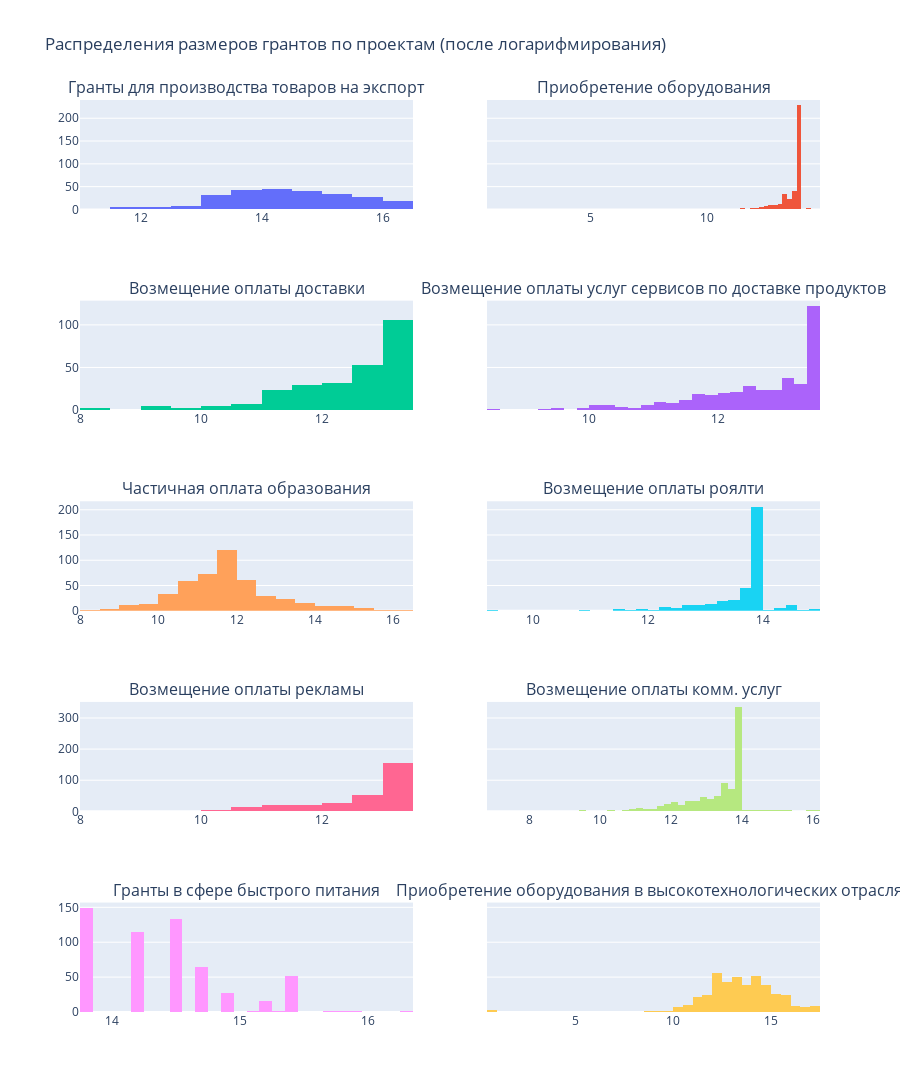

This figure's notebook cell:
### Markdown cell above
Тест Шапиро-Уилка показывает маленькие значения p-value, это говорит о том, что данные распределены не нормально.

Для большей достоверности при проверке гипотез о различиях в размерах грантов будет лучше, если данные будут иметь нормальное распределение.

Попробуем прологарифмировать данные, а затем посмотрим на получающиеся распределения.

### Code cell
projects = list(df_to_test['project_name'].unique())

fig = make_subplots(rows=5,
                    cols=2,
                    shared_yaxes=True,
                    subplot_titles=projects)

row=1
col=1

for project in projects:
    fig.append_trace(go.Histogram(x=np.log1p(df_to_test[df_to_test['project_name'] == project]['amount']), name=project), row, col)

    if col % 2 == 0:
        row+=1
        col=0

    col+=1

fig.update_layout(title='Распределения размеров грантов по проектам (после логарифмирования)',
                  height=1500,
                  coloraxis=dict(colorscale='Bluered_r'),
                  showlegend=False)
fig.show()

### Figure 1 — Plotly figure (JSON) as saved in the notebook; plotly's stock layout.template omitted (floating-point values rounded to 4 significant figures; data arrays with more than 128 entries replaced by an {"elided": "..."} marker saying what was removed)
{"data": [{"name": "Гранты для производства товаров на экспорт", "type": "histogram", "x": {"elided": "259 float values"}, "xaxis": "x", "yaxis": "y"}, {"name": "Приобретение оборудования", "type": "histogram", "x": {"elided": "395 float values"}, "xaxis": "x2", "yaxis": "y2"}, {"name": "Возмещение оплаты доставки", "type": "histogram", "x": {"elided": "265 float values"}, "xaxis": "x3", "yaxis": "y3"}, {"name": "Возмещение оплаты услуг сервисов по доставке продуктов", "type": "histogram", "x": {"elided": "406 float values"}, "xaxis": "x4", "yaxis": "y4"}, {"name": "Частичная оплата образования", "type": "histogram", "x": {"elided": "467 float values"}, "xaxis": "x5", "yaxis": "y5"}, {"name": "Возмещение оплаты роялти", "type": "histogram", "x": {"elided": "379 float values"}, "xaxis": "x6", "yaxis": "y6"}, {"name": "Возмещение оплаты рекламы", "type": "histogram", "x": {"elided": "294 float values"}, "xaxis": "x7", "yaxis": "y7"}, {"name": "Возмещение оплаты комм. услуг", "type": "histogram", "x": {"elided": "876 float values"}, "xaxis": "x8", "yaxis": "y8"}, {"name": "Гранты в сфере быстрого питания", "type": "histogram", "x": {"elided": "564 float values"}, "xaxis": "x9", "yaxis": "y9"}, {"name": "Приобретение оборудования в высокотехнологических отраслях", "type": "histogram", "x": {"elided": "421 float values"}, "xaxis": "x10", "yaxis": "y10"}], "layout": {"annotations": [{"font": {"size": 16}, "showarrow": false, "text": "Гранты для производства товаров на экспорт", "x": 0.225, "xanchor": "center", "xref": "paper", "y": 1, "yanchor": "bottom", "yref": "paper"}, {"font": {"size": 16}, "showarrow": false, "text": "Приобретение оборудования", "x": 0.775, "xanchor": "center", "xref": "paper", "y": 1, "yanchor": "bottom", "yref": "paper"}, {"font": {"size": 16}, "showarrow": false, "text": "Возмещение оплаты доставки", "x": 0.225, "xanchor": "center", "xref": "paper", "y": 0.78, "yanchor": "bottom", "yref": "paper"}, {"font": {"size": 16}, "showarrow": false, "text": "Возмещение оплаты услуг сервисов по доставке продуктов", "x": 0.775, "xanchor": "center", "xref": "paper", "y": 0.78, "yanchor": "bottom", "yref": "paper"}, {"font": {"size": 16}, "showarrow": false, "text": "Частичная оплата образования", "x": 0.225, "xanchor": "center", "xref": "paper", "y": 0.56, "yanchor": "bottom", "yref": "paper"}, {"font": {"size": 16}, "showarrow": false, "text": "Возмещение оплаты роялти", "x": 0.775, "xanchor": "center", "xref": "paper", "y": 0.56, "yanchor": "bottom", "yref": "paper"}, {"font": {"size": 16}, "showarrow": false, "text": "Возмещение оплаты рекламы", "x": 0.225, "xanchor": "center", "xref": "paper", "y": 0.34, "yanchor": "bottom", "yref": "paper"}, {"font": {"size": 16}, "showarrow": false, "text": "Возмещение оплаты комм. услуг", "x": 0.775, "xanchor": "center", "xref": "paper", "y": 0.34, "yanchor": "bottom", "yref": "paper"}, {"font": {"size": 16}, "showarrow": false, "text": "Гранты в сфере быстрого питания", "x": 0.225, "xanchor": "center", "xref": "paper", "y": 0.12, "yanchor": "bottom", "yref": "paper"}, {"font": {"size": 16}, "showarrow": false, "text": "Приобретение оборудования в высокотехнологических отраслях", "x": 0.775, "xanchor": "center", "xref": "paper", "y": 0.12, "yanchor": "bottom", "yref": "paper"}], "coloraxis": {"colorscale": [[0, "rgb(255,0,0)"], [1, "rgb(0,0,255)"]]}, "height": 1500, "showlegend": false, "title": {"text": "Распределения размеров грантов по проектам (после логарифмирования)"}, "xaxis": {"anchor": "y", "domain": [0, 0.45]}, "xaxis10": {"anchor": "y10", "domain": [0.55, 1]}, "xaxis2": {"anchor": "y2", "domain": [0.55, 1]}, "xaxis3": {"anchor": "y3", "domain": [0, 0.45]}, "xaxis4": {"anchor": "y4", "domain": [0.55, 1]}, "xaxis5": {"anchor": "y5", "domain": [0, 0.45]}, "xaxis6": {"anchor": "y6", "domain": [0.55, 1]}, "xaxis7": {"anchor": "y7", "domain": [0, 0.45]}, "xaxis8": {"anchor": "y8", "domain": [0.55, 1]}, "xaxis9": {"anchor": "y9", "domain": [0, 0.45]}, "yaxis": {"anchor": "x", "domain": [0.88, 1]}, "yaxis10": {"anchor": "x10", "domain": [0, 0.12], "matches": "y9", "showticklabels": false}, "yaxis2": {"anchor": "x2", "domain": [0.88, 1], "matches": "y", "showticklabels": false}, "yaxis3": {"anchor": "x3", "domain": [0.66, 0.78]}, "yaxis4": {"anchor": "x4", "domain": [0.66, 0.78], "matches": "y3", "showticklabels": false}, "yaxis5": {"anchor": "x5", "domain": [0.44, 0.56]}, "yaxis6": {"anchor": "x6", "domain": [0.44, 0.56], "matches": "y5", "showticklabels": false}, "yaxis7": {"anchor": "x7", "domain": [0.22, 0.34]}, "yaxis8": {"anchor": "x8", "domain": [0.22, 0.34], "matches": "y7", "showticklabels": false}, "yaxis9": {"anchor": "x9", "domain": [0, 0.12]}}}
